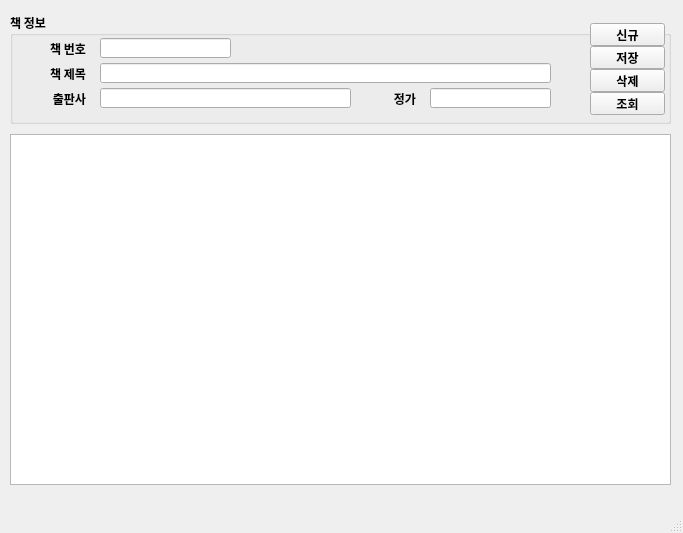
<?xml version="1.0" encoding="UTF-8"?>
<ui version="4.0">
 <class>MainWindow</class>
 <widget class="QMainWindow" name="MainWindow">
  <property name="geometry">
   <rect>
    <x>0</x>
    <y>0</y>
    <width>683</width>
    <height>533</height>
   </rect>
  </property>
  <property name="baseSize">
   <size>
    <width>640</width>
    <height>480</height>
   </size>
  </property>
  <property name="font">
   <font>
    <family>나눔고딕코딩</family>
    <weight>75</weight>
    <bold>true</bold>
   </font>
  </property>
  <property name="windowTitle">
   <string>마당 도서관리 V1.0</string>
  </property>
  <widget class="QWidget" name="centralwidget">
   <widget class="QGroupBox" name="groupBox">
    <property name="geometry">
     <rect>
      <x>10</x>
      <y>13</y>
      <width>661</width>
      <height>111</height>
     </rect>
    </property>
    <property name="title">
     <string>책 정보</string>
    </property>
    <widget class="QLabel" name="label">
     <property name="geometry">
      <rect>
       <x>20</x>
       <y>30</y>
       <width>56</width>
       <height>12</height>
      </rect>
     </property>
     <property name="text">
      <string>책 번호</string>
     </property>
     <property name="alignment">
      <set>Qt::AlignRight|Qt::AlignTrailing|Qt::AlignVCenter</set>
     </property>
    </widget>
    <widget class="QLineEdit" name="txtBookName">
     <property name="geometry">
      <rect>
       <x>90</x>
       <y>50</y>
       <width>451</width>
       <height>20</height>
      </rect>
     </property>
    </widget>
    <widget class="QLabel" name="label_2">
     <property name="geometry">
      <rect>
       <x>20</x>
       <y>55</y>
       <width>56</width>
       <height>12</height>
      </rect>
     </property>
     <property name="text">
      <string>책 제목</string>
     </property>
     <property name="alignment">
      <set>Qt::AlignRight|Qt::AlignTrailing|Qt::AlignVCenter</set>
     </property>
    </widget>
    <widget class="QLineEdit" name="txtBookid">
     <property name="geometry">
      <rect>
       <x>90</x>
       <y>25</y>
       <width>131</width>
       <height>20</height>
      </rect>
     </property>
    </widget>
    <widget class="QLineEdit" name="txtPublisher">
     <property name="geometry">
      <rect>
       <x>90</x>
       <y>75</y>
       <width>251</width>
       <height>20</height>
      </rect>
     </property>
    </widget>
    <widget class="QLabel" name="label_3">
     <property name="geometry">
      <rect>
       <x>20</x>
       <y>80</y>
       <width>56</width>
       <height>12</height>
      </rect>
     </property>
     <property name="text">
      <string>출판사</string>
     </property>
     <property name="alignment">
      <set>Qt::AlignRight|Qt::AlignTrailing|Qt::AlignVCenter</set>
     </property>
    </widget>
    <widget class="QLineEdit" name="txtPrice">
     <property name="geometry">
      <rect>
       <x>420</x>
       <y>75</y>
       <width>121</width>
       <height>20</height>
      </rect>
     </property>
    </widget>
    <widget class="QLabel" name="label_4">
     <property name="geometry">
      <rect>
       <x>350</x>
       <y>80</y>
       <width>56</width>
       <height>12</height>
      </rect>
     </property>
     <property name="text">
      <string>정가</string>
     </property>
     <property name="alignment">
      <set>Qt::AlignRight|Qt::AlignTrailing|Qt::AlignVCenter</set>
     </property>
    </widget>
    <widget class="QPushButton" name="btnNew">
     <property name="geometry">
      <rect>
       <x>580</x>
       <y>10</y>
       <width>75</width>
       <height>23</height>
      </rect>
     </property>
     <property name="text">
      <string>신규</string>
     </property>
    </widget>
    <widget class="QPushButton" name="btnSave">
     <property name="geometry">
      <rect>
       <x>580</x>
       <y>33</y>
       <width>75</width>
       <height>23</height>
      </rect>
     </property>
     <property name="text">
      <string>저장</string>
     </property>
    </widget>
    <widget class="QPushButton" name="btnDel">
     <property name="geometry">
      <rect>
       <x>580</x>
       <y>56</y>
       <width>75</width>
       <height>23</height>
      </rect>
     </property>
     <property name="text">
      <string>삭제</string>
     </property>
    </widget>
    <widget class="QPushButton" name="btnReload">
     <property name="geometry">
      <rect>
       <x>580</x>
       <y>79</y>
       <width>75</width>
       <height>23</height>
      </rect>
     </property>
     <property name="text">
      <string>조회</string>
     </property>
    </widget>
   </widget>
   <widget class="QTableWidget" name="tblBooks">
    <property name="geometry">
     <rect>
      <x>10</x>
      <y>134</y>
      <width>661</width>
      <height>351</height>
     </rect>
    </property>
   </widget>
  </widget>
  <widget class="QMenuBar" name="menubar">
   <property name="geometry">
    <rect>
     <x>0</x>
     <y>0</y>
     <width>683</width>
     <height>21</height>
    </rect>
   </property>
  </widget>
  <widget class="QStatusBar" name="statusbar"/>
 </widget>
 <resources/>
 <connections/>
</ui>
